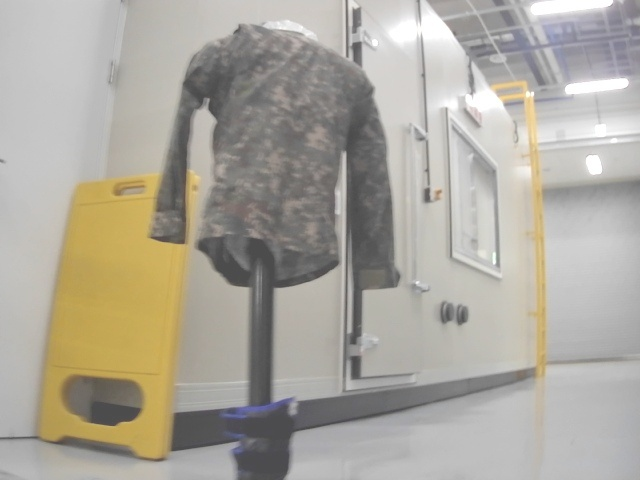
#> input picture data_setting/img/1001_perlin_noise.jpg, 640 x 480 px; its folder holds 4 pictures in this run
$ python fog_pro.py
#> lines starting #> are read from the running program, lines starting #| are printed output that depends on the picture
import cv2
import os

# 원본 이미지 폴더 경로
input_folder = "img"

# 결과 이미지 폴더 경로
output_folder = "img_fog"
if not os.path.exists(output_folder):
    os.makedirs(output_folder)

# 원본 이미지 파일 목록 가져오기
image_files = sorted([f for f in os.listdir(input_folder) if f.endswith(".jpg")])

for image_file in image_files:

    # 이미지 파일 경로 설정
    input_path = os.path.join(input_folder, image_file)
    output_path = os.path.join(output_folder, image_file)

    # 이미지 불러오기
    img = cv2.imread(input_path)
#> img is the input picture: shape (480, 640, 3); mean B, G, R 157.5, 167.7, 172.1

    if img is not None:
        # 가우시안 블러 적용
        blurred_img = cv2.GaussianBlur(img, (15, 15), 5)
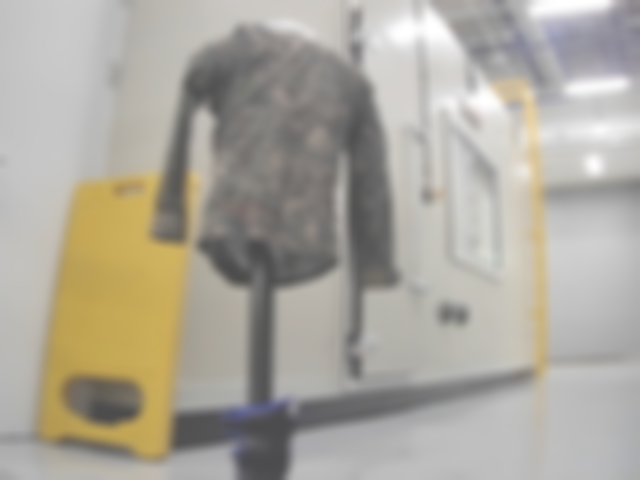
#> blurred_img: shape (480, 640, 3); mean B, G, R 157.5, 167.7, 172.1

        # 결과 이미지 저장
        cv2.imwrite(output_path, blurred_img)
        print(f"Processed image saved: {output_path}")
    else:
        print(f"Failed to load image: {input_path}")
#> pass 2 of the loop `for image_file in image_files:`:
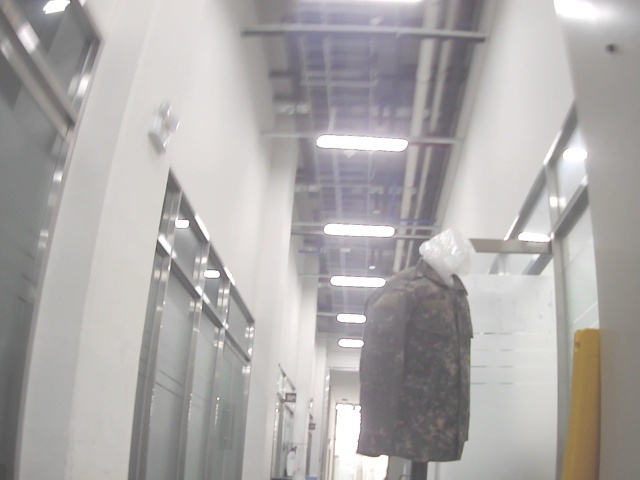
#> input picture data_setting/img/1011_perlin_noise.jpg, 640 x 480 px
#> img is the input picture: shape (480, 640, 3); mean B, G, R 169.4, 170.4, 173.4
#> `blurred_img = cv2.GaussianBlur(img, (15, 15), 5)`:
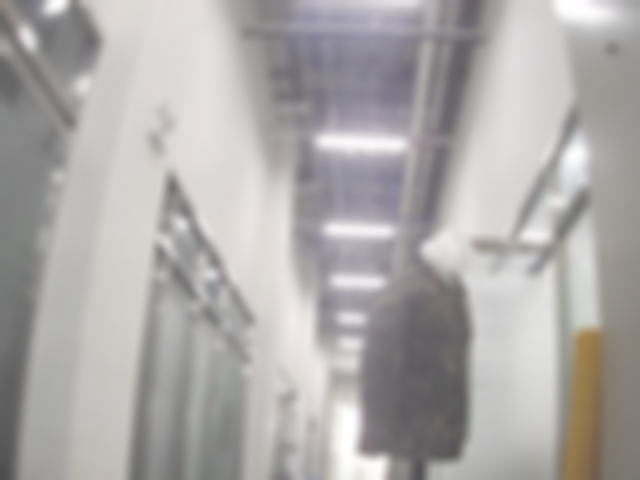
#> blurred_img: shape (480, 640, 3); mean B, G, R 169.4, 170.4, 173.4
#> pass 3 of the loop `for image_file in image_files:`:
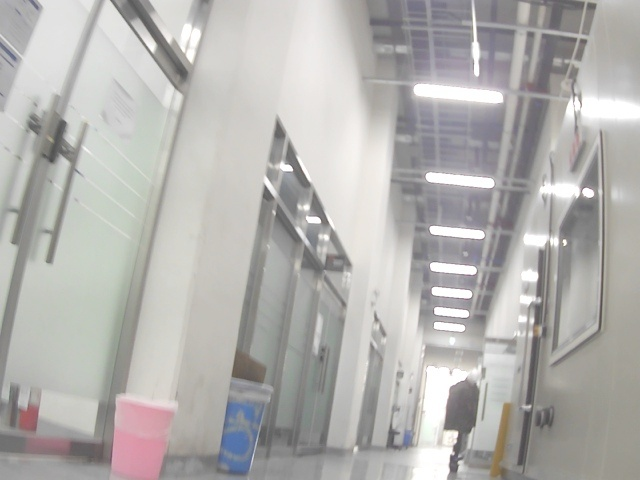
#> input picture data_setting/img/1025_perlin_noise.jpg, 640 x 480 px
#> img is the input picture: shape (480, 640, 3); mean B, G, R 175.2, 177.7, 179.2
#> `blurred_img = cv2.GaussianBlur(img, (15, 15), 5)`:
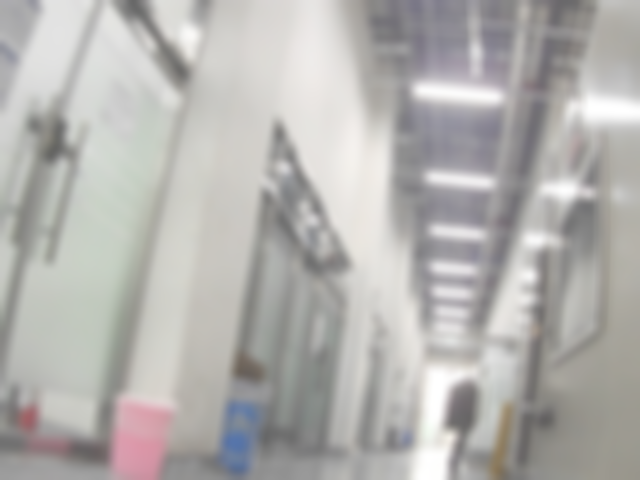
#> blurred_img: shape (480, 640, 3); mean B, G, R 175.2, 177.7, 179.2
#> the loop made 4 passes; the first 3 are shown
